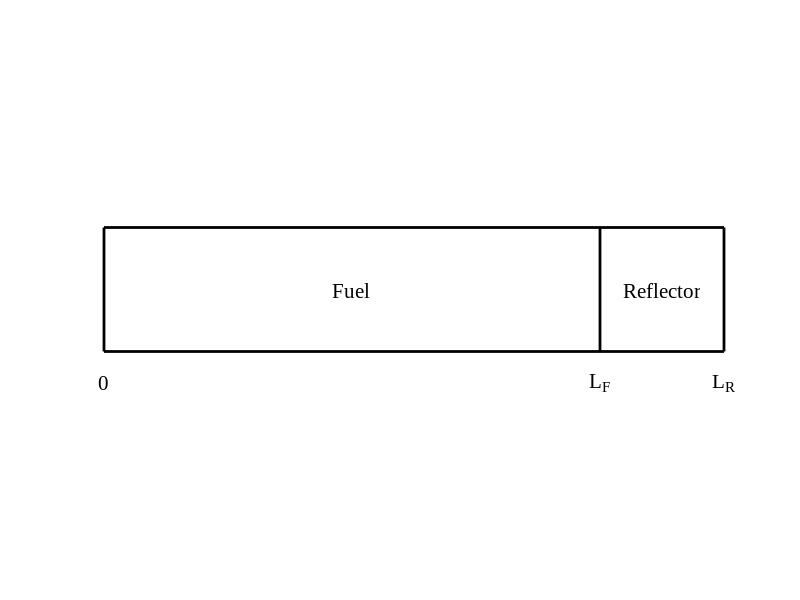

This chart was generated by the following MATLAB code:
clear
close all

LF = 0.8;
LR = 1.0;
H = 0.2;
L = 1.0;
LW = 2;
FS = 15;
FN = 'Times New Roman';
lo = -0.05;

figure
hold on
plot([0,LR,LR,0,0],[0,0,H,H,0],'k','LineWidth',LW)
plot([LF,LF],[0,H],'k','LineWidth',LW)

text(0.5*LF,0.5*H,'Fuel','FontSize',FS,'FontName',FN,'HorizontalAlignment','center')
text(0.5*(LF+LR),0.5*H,'Reflector','FontSize',FS,'FontName',FN,'HorizontalAlignment','center')
text(0,lo,'0','FontSize',FS,'FontName',FN,'HorizontalAlignment','center')
text(LF,lo,'L_F','FontSize',FS,'FontName',FN,'HorizontalAlignment','center')
text(LR,lo,'L_R','FontSize',FS,'FontName',FN,'HorizontalAlignment','center')
hold off
axis equal
set(gca,'Visible','off')
print(gcf,'../figs/2reg_geom.eps','-depsc2');
close(gcf)